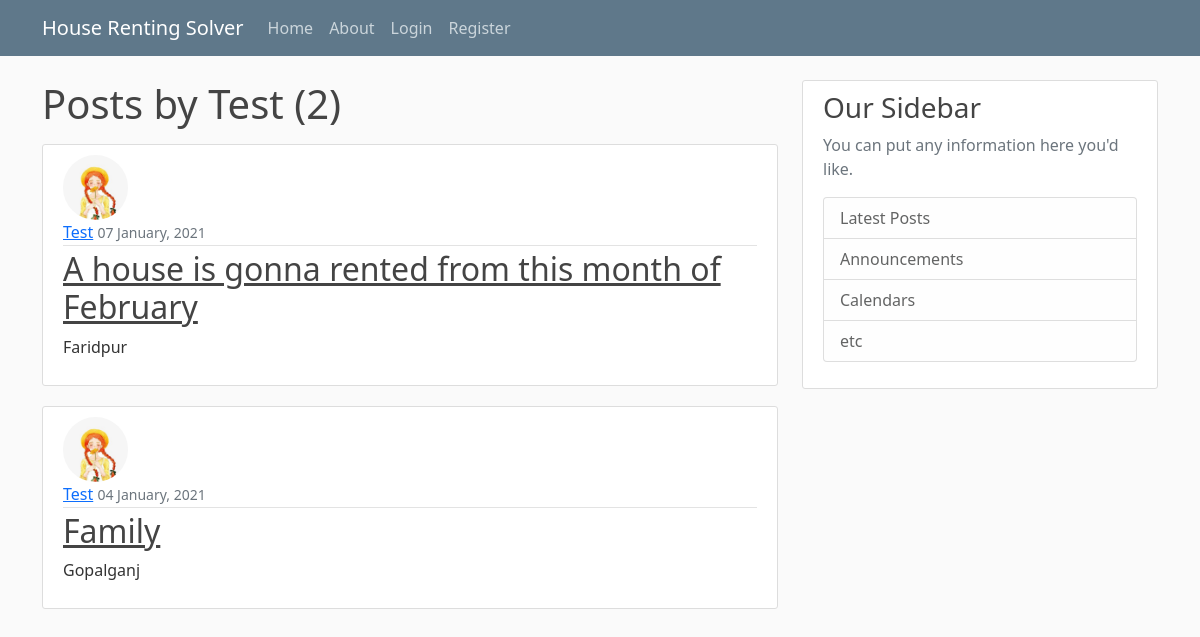
Page /user/Test on the earlier database version.
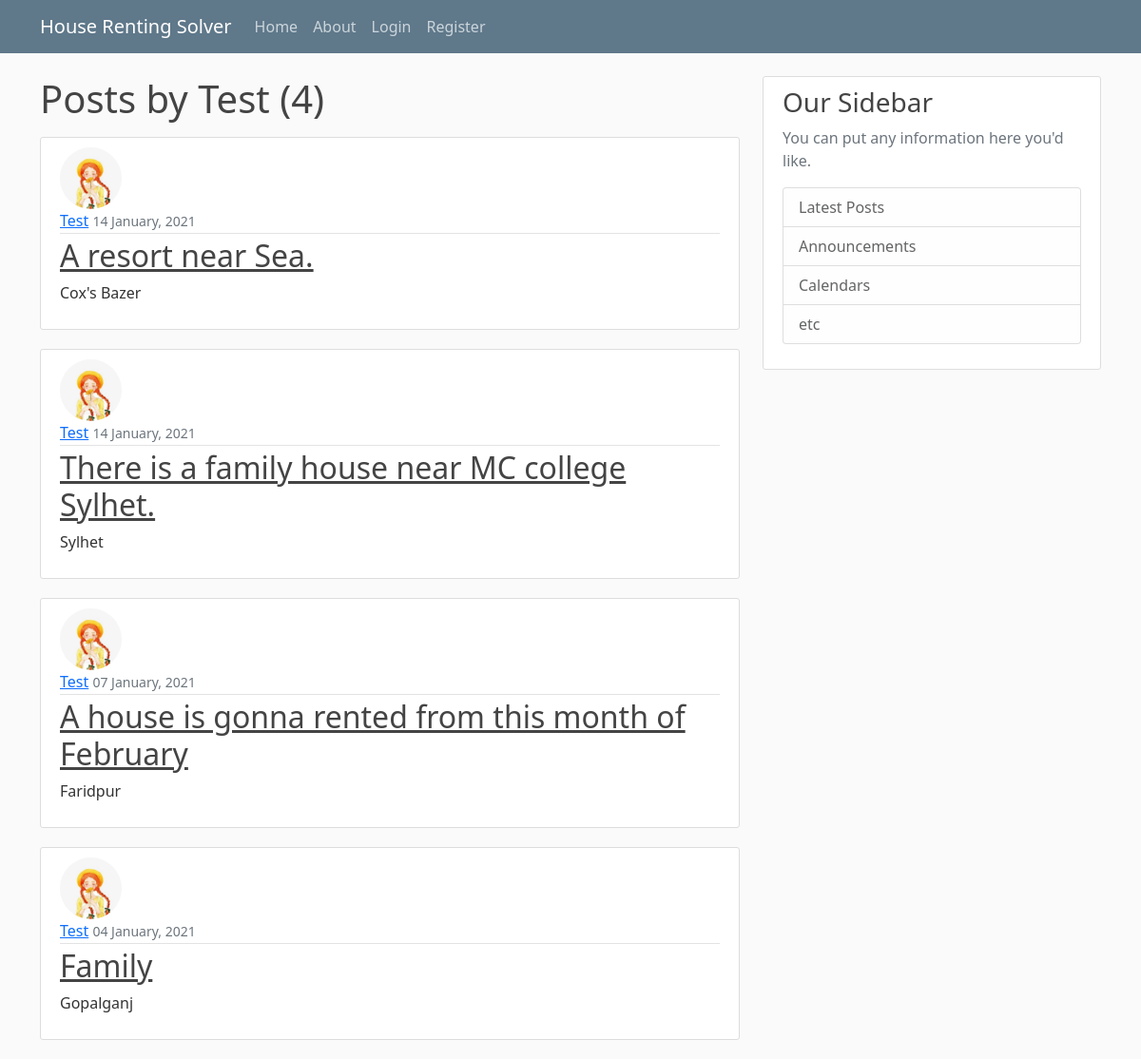
Same page on the later database version.
### blog/models.py (models this page shows, shortened)
class Post(models.Model):
    location = models.CharField(max_length = 100)
    content = models.TextField()
    date_posted = models.DateTimeField(default = timezone.now)
    owner = models.ForeignKey(User, on_delete= models.CASCADE)

### users/models.py (models this page shows, shortened)
class Profile(models.Model):
    user = models.OneToOneField(User, on_delete = models.CASCADE)
    image = models.ImageField(default='default.jpg', upload_to='profile_pics')

### blog/views.py (the view)
# urls.py: path('user/<str:username>', UserPostListView.as_view(), name='user-posts'),
class UserPostListView(ListView):
    model = Post
    template_name = 'blog/user_posts.html' # <app>/<model>_<viewtype>.html
    context_object_name = 'posts'
    paginate_by = 5
    def get_queryset(self):
        user = get_object_or_404(User, username=self.kwargs.get('username'))
        return Post.objects.filter(owner=user).order_by('-date_posted')

### blog/templates/blog/user_posts.html (shortened to what this page needs)
{% extends "blog/base.html" %}
{% block content %}
    <h1 class="mb-3">Posts by {{view.kwargs.username}} ({{ page_obj.paginator.count}})</h1>
   {% for post in posts %}
   <article class="media content-section">
     <img class="rounded-circle article-img" src="{{ post.owner.profile.image.url}}" >
     <div class="media-body">
       <div class="article-metadata">
             <a class="mr-2" href="{% url 'user-posts' post.owner.username %}">{{ post.owner }}</a>
             <small class="text-muted">{{ post.date_posted | date:"d F, Y" }}</small>
           </div>
           <h2><a class="article-title" href="{% url 'post-detail' post.id %}">{{ post.content }}</a></h2>
           <p class="article-content">{{ post.location }}</p>
         </div>
       </article>
   {% endfor %}
{% endblock content %}

### blog/templates/blog/base.html (shortened to what this page needs)
{% load static %}
<!DOCTYPE html>
<html>
<head>
   <link rel="stylesheet" href="https://cdn.jsdelivr.net/npm/bootstrap@5.0.0-beta1/dist/css/bootstrap.min.css" rel="stylesheet">
   <link rel="stylesheet" type="text/css" href="{% static 'blog/main.css' %}">
</head>
<body>
  <header class="site-header">
    <nav class="navbar navbar-expand-md navbar-dark bg-steel fixed-top">
      <div class="container">
        <a class="navbar-brand mr-4" href="{% url 'blog-home' %}">House Renting Solver</a>
        <div class="collapse navbar-collapse" id="navbarToggle">
          <div class="navbar-nav mr-auto">
            <a class="nav-item nav-link" href="{% url 'blog-home' %}">Home</a>
            <a class="nav-item nav-link" href="{% url 'blog-about'  %}">About</a>
          </div>
          <div class="navbar-nav navbar-right" >
            {% if user.is_authenticated %}
            <a class="nav-item nav-link" href="{% url 'post-create' %}">New Post</a>
            <a class="nav-item nav-link" href="{% url 'profile' %}">Profile</a>
            <a class="nav-item nav-link" href="{% url 'logout' %}">Logout</a>
            {% else %}
            <a class="nav-item nav-link" href="{% url 'login' %}">Login</a>
            <a class="nav-item nav-link" href="{% url 'register' %}">Register</a>
            {% endif %}
          </div>
        </div>
      </div>
    </nav>
  </header>
  <main role="main" class="container">
    <div class="row">
      <div class="col-md-8">
        {% block content %}{% endblock %}
      </div>
      <div class="col-md-4">
        <div class="content-section">
          <h3>Our Sidebar</h3>
          <p class='text-muted'>You can put any information here you'd like.
            <ul class="list-group">
              <li class="list-group-item list-group-item-light">Latest Posts</li>
              <li class="list-group-item list-group-item-light">Announcements</li>
              <li class="list-group-item list-group-item-light">Calendars</li>
              <li class="list-group-item list-group-item-light">etc</li>
            </ul>
          </p>
        </div>
      </div>
    </div>
  </main>
</body>
</html>

### blog/static/blog/main.css (style rules this page uses)
body { background: #fafafa; color: #333333; margin-top: 5rem; }
h1, h2, h3, h4, h5, h6 { color: #444444; }
ul { margin: 0; }
.bg-steel { background-color: #5f788a; }
.site-header .navbar-nav .nav-link { color: #cbd5db; }
.content-section { background: #ffffff; padding: 10px 20px; border: 1px solid #dddddd; border-radius: 3px; margin-bottom: 20px; }
.article-title { color: #444444; }
.article-content { white-space: pre-line; }
.article-img { height: 65px; width: 65px; margin-right: 16px; }
.article-metadata { padding-bottom: 1px; margin-bottom: 4px; border-bottom: 1px solid #e3e3e3 }

Differences in the rows shown:
added Post: owner.profile.image (picture), owner "Test", date_posted "14 January, 2021", content "A resort near Sea.", location "Cox's Bazer"
added Post: owner.profile.image (picture), owner "Test", date_posted "14 January, 2021", content "There is a family house near MC college Sylhet.", location "Sylhet"
Other differences:
{{ page_obj.paginator.count }}: "2" → "4"
